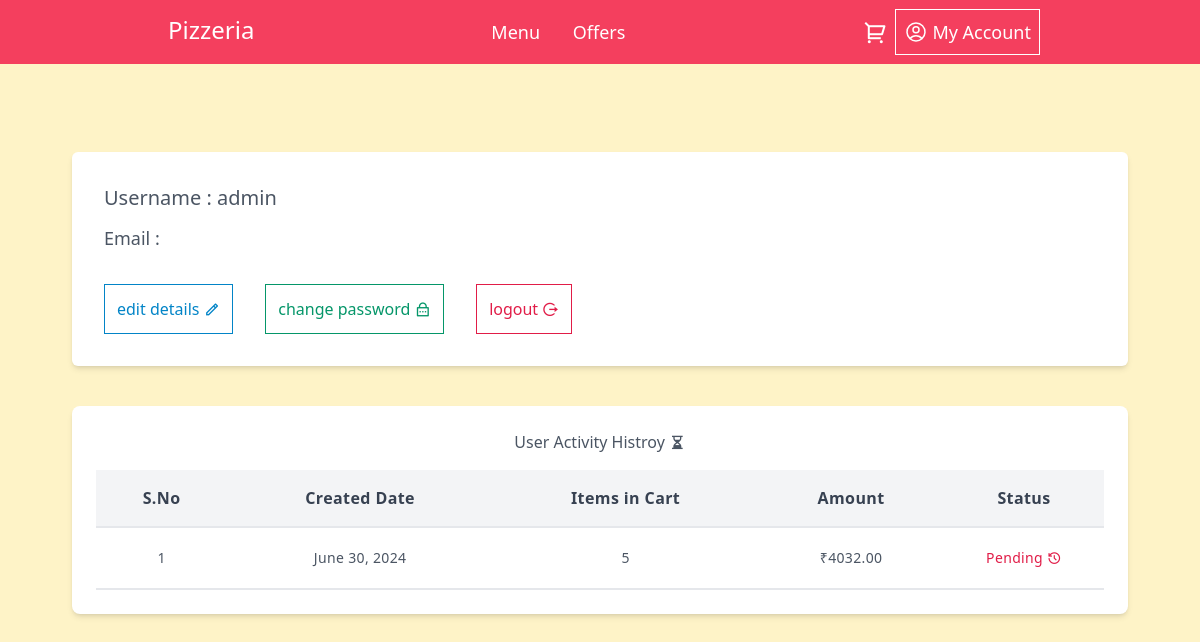
Page /account/ (signed in) on the earlier database version.
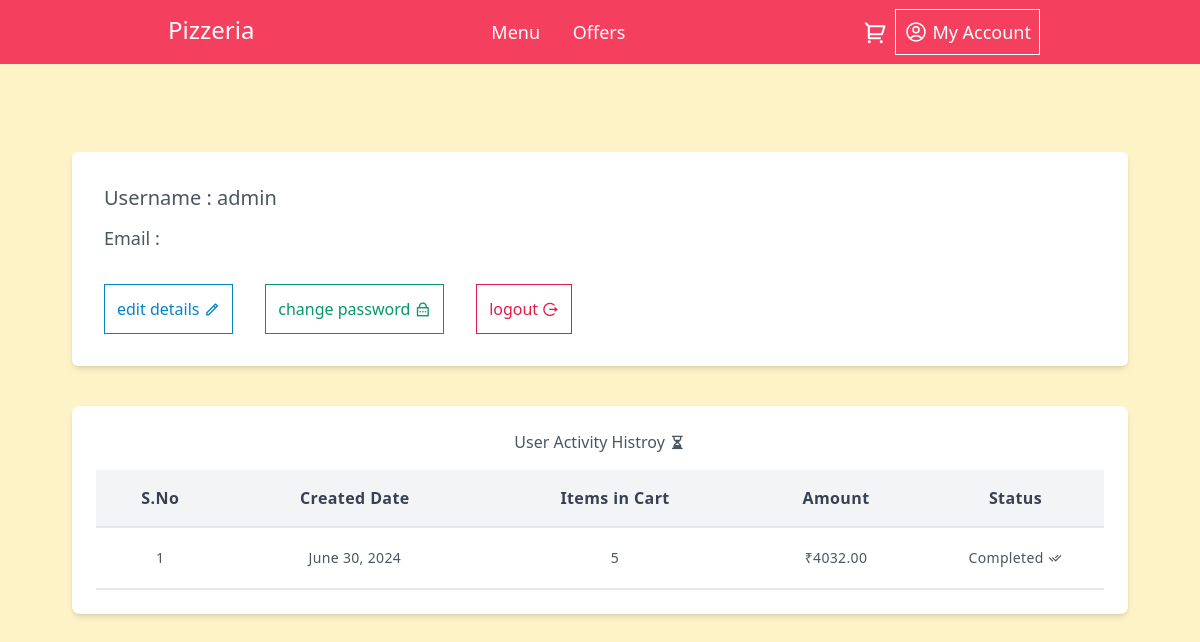
Same page on the later database version.
### orders/models.py (models this page shows)
class BaseModel(models.Model):
    uid = models.UUIDField(default=uuid.uuid4, editable=False, primary_key=True)
    created_at = models.DateTimeField(default=timezone.now)
    updated_at = models.DateTimeField(default=timezone.now)
    class Meta:
        abstract = True

class CustomerOrder(BaseModel):
    STATUS_CHOICES = [
        ('Pending', 'Pending'), ('Completed', 'Completed')
    ]
    user = models.ForeignKey(User, null=True, blank=True, on_delete=models.SET_NULL)
    status = models.CharField(max_length=20, choices=STATUS_CHOICES, default='Pending')
    payment_request_id = models.CharField(max_length=255, blank=True, null=True)
    item_in_cart = models.IntegerField(blank=True, null=True)
    total_amount = models.DecimalField(max_digits=8, decimal_places=2, null=True)

### orders/views.py (the view)
# urls.py: path('account/', user_account, name='user_account'),
def user_account(request):
    user = User.objects.get(username = request.user.username)
    customer_order = CustomerOrder.objects.filter(user = request.user).order_by('-updated_at')
    return render(request, 'account.html', {'user':user, 'customer_order':customer_order})

### templates/account.html (shortened to what this page needs)
{% extends 'base.html' %}
{% block main %}
    <div class="bg-white rounded-md p-8 lg:m-10 shadow-md">
        <div id="user_details" class="">
            <div class="flex items-center gap-10 text-gray-600 font-medium">
                <div class="">
                    <h4 class="text-xl">Username : {{ user.username }}</h4>
                    <h4 class="mt-3 text-lg">Email : {{ user.email }}</h4>
                </div>
            </div>
            <div class="flex flex-col items-start gap-3 md:flex-row md:items-center md:space-x-5 mt-8">
                <a id="edit-button" href="" class="border p-3 border-sky-600 text-sky-600 hover:bg-sky-600 hover:text-white">edit details <i class="ri-pencil-line"></i></a>
                <a id="edit-password" href="" class="border p-3 border-emerald-600 text-emerald-600 hover:bg-emerald-600 hover:text-white">change password <i class="ri-lock-password-line"></i></a>
                <a href="{% url 'user_logout' %}" class="border p-3 border-rose-600 text-rose-600 hover:bg-rose-600 hover:text-white">logout <i class="ri-logout-circle-r-line"></i></a>
            </div>
        </div>
    </div>
    <div class="my-8 p-2 md:p-6 lg:m-10 bg-white rounded-lg shadow-md">
        <table class="w-full">
            <caption class="caption-top mb-4">
                <h3 class="text-gray-600 text-sm lg:text-base">User Activity Histroy <i class="ri-hourglass-fill"></i></h3>
            </caption>
            <thead class="bg-gray-100 border-b-2">
                <tr>
                    <th class="p-2 md:p-4 text-sm lg:text-base md:tracking-wide text-gray-700">S.No</th>
                    <th class="p-2 md:p-4 text-sm lg:text-base md:tracking-wide text-gray-700">Created Date</th>
                    <th class="p-2 md:p-4 text-sm lg:text-base md:tracking-wide text-gray-700">Items in Cart</th>
                    <th class="p-2 md:p-4 text-sm lg:text-base md:tracking-wide text-gray-700">Amount</th>
                    <th class="p-2 md:p-4 text-sm lg:text-base md:tracking-wide text-gray-700">Status</th>
                </tr>
            </thead>
            <tbody>
                {% if customer_order %}
                    {% for order in customer_order %}
                            <tr class="">
                                <td class="py-5 text-center text-sm text-gray-600 md:tracking-wide border-b-2 ">{{ forloop.counter }}</td>
                                <td class="py-5 text-center text-sm text-gray-600 md:tracking-wide border-b-2 ">{{ order.created_at |date:"F j, Y"}}</td>
                                <td class="py-5 text-center text-sm text-gray-600 md:tracking-wide border-b-2 ">{{ order.item_in_cart }}</td>
                                <td class="py-5 text-center text-sm text-gray-600 md:tracking-wide border-b-2 ">₹{{ order.total_amount }}</td>
                                <td class="py-5 text-center text-sm text-gray-600 md:tracking-wide border-b-2 {% if order.status == 'Pending' %}text-rose-600{% else %}text-emerald-600{% endif %}">{{ order.status }} {% if order.status == 'Pending' %}<i class="ri-history-line"></i>{% else %}<i class="ri-check-double-line"></i>{% endif %}</td>
                            </tr>
                    {% endfor %}
                {% else %}
                    <h2 class="text-gray-600 font-medium">No items added in cart Nor purchased </h2>
                {% endif %}
            </tbody>
        </table>
    </div>
{% endblock %}

Differences in the rows shown:
changed CustomerOrder: status "Pending" → "Completed"
